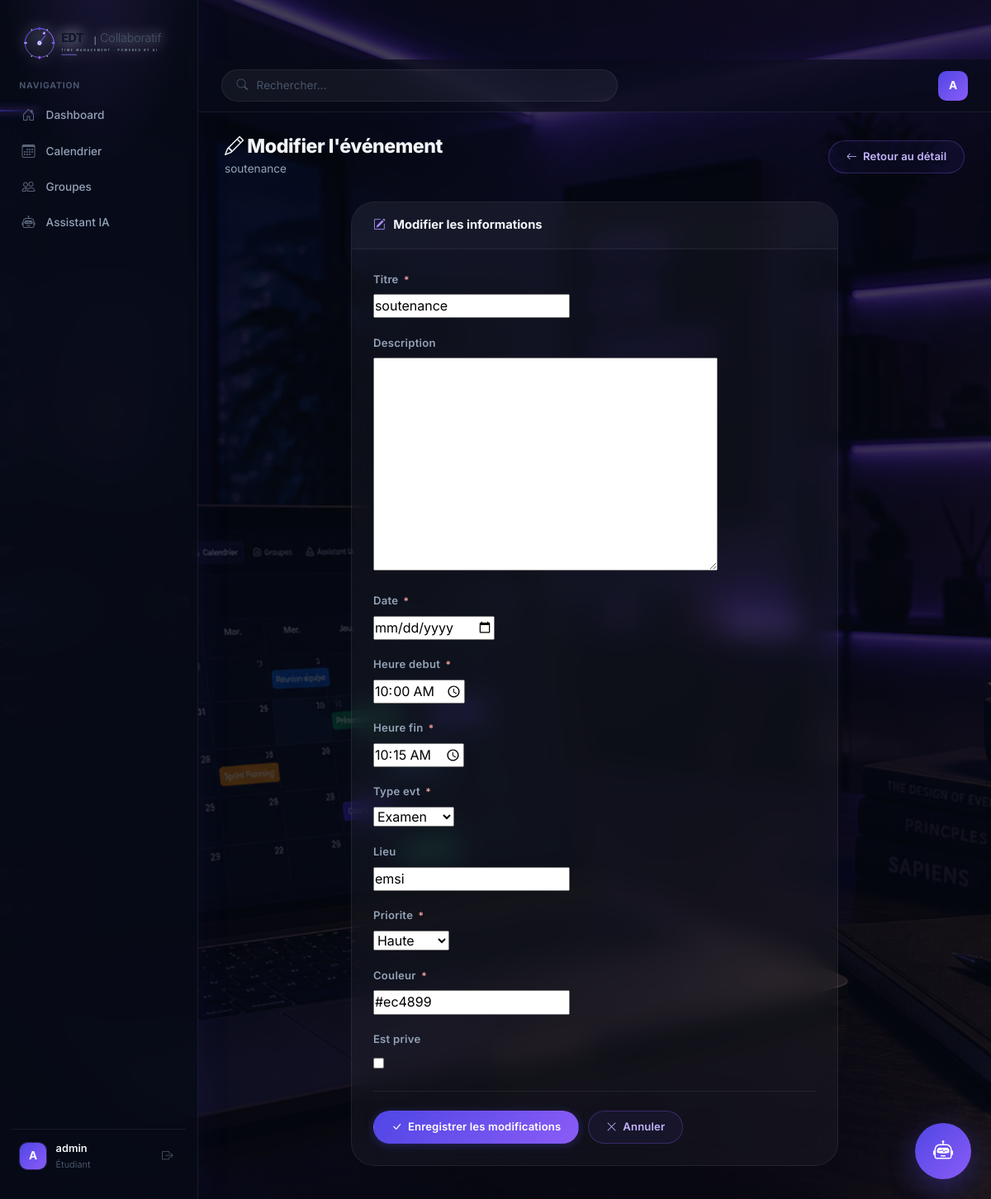
The app's page /events/1/modifier/ (signed in) with its own data.
### events/models.py (models this page shows, shortened)
class Evenement(models.Model):
    PRIORITE_CHOICES = [
        ('HAUTE',   'Haute'),
        ('MOYENNE', 'Moyenne'),
        ('BASSE',   'Basse'),
    ]
    TYPE_CHOICES = [
        ('COURS',     'Cours'),
        ('REUNION',   'Réunion'),
        ('EXAMEN',    'Examen'),
        ('PERSONNEL', 'Personnel'),
        ('AUTRE',     'Autre'),
    ]
    titre        = models.CharField(max_length=200)
    description  = models.TextField(blank=True, default='')
    date         = models.DateField()
    heure_debut  = models.TimeField()
    heure_fin    = models.TimeField()
    type_evt     = models.CharField(max_length=20, choices=TYPE_CHOICES, default='AUTRE')
    lieu         = models.CharField(max_length=200, blank=True, default='')
    priorite     = models.CharField(max_length=10, choices=PRIORITE_CHOICES, default='MOYENNE')
    est_prive    = models.BooleanField(default=False)
    couleur      = models.CharField(max_length=7, default='#3b82f6')
    createur     = models.ForeignKey(User, on_delete=models.CASCADE, related_name='evenements_crees')
    participants = models.ManyToManyField(User, related_name='evenements_participes', blank=True)
    created_at   = models.DateTimeField(auto_now_add=True)
    updated_at   = models.DateTimeField(auto_now=True)
    class Meta:
        ordering     = ['date', 'heure_debut']
        verbose_name = "Événement"

### events/views.py (the view)
# urls.py: path('<int:pk>/modifier/',  views.modifier_evenement,  name='modifier'),
@login_required
def modifier_evenement(request, pk):
    evt = get_object_or_404(Evenement, pk=pk, createur=request.user)
    form = EvenementForm(request.POST or None, instance=evt)
    if form.is_valid():
        form.save()
        messages.success(request, "Événement modifié !")
        return redirect('events:detail', pk=pk)
    return render(request, 'events/modifier.html', {'form': form, 'evt': evt})

### events/forms.py (shortened to what this page needs)
class EvenementForm(forms.ModelForm):
    date        = forms.DateField(widget=forms.DateInput(attrs={'type': 'date'}))
    heure_debut = forms.TimeField(widget=forms.TimeInput(attrs={'type': 'time'}))
    heure_fin   = forms.TimeField(widget=forms.TimeInput(attrs={'type': 'time'}))
    class Meta:
        model  = Evenement
        fields = ['titre', 'description', 'date', 'heure_debut', 'heure_fin',
                  'type_evt', 'lieu', 'priorite', 'couleur', 'est_prive']

### templates/events/modifier.html (shortened to what this page needs)
{% extends 'base.html' %}
{% block content %}
<div class="page-header">
  <div class="page-header-left">
    <h2><i class="bi bi-pencil"></i> Modifier l'événement</h2>
    <p>{{ evt.titre }}</p>
  </div>
  <a href="{% url 'events:detail' evt.pk %}" class="quick-btn">
    <i class="bi bi-arrow-left"></i> Retour au détail
  </a>
</div>
<div class="row justify-content-center">
  <div class="col-lg-8">
    <div class="section-card">
      <div class="section-header">
        <h5><i class="bi bi-pencil-square"></i> Modifier les informations</h5>
      </div>
      <div class="section-body">
        <form method="post">
          {% for field in form %}
            <div class="form-group">
              <label class="form-label" for="{{ field.id_for_label }}">
                {{ field.label }}
                {% if field.field.required %}<span class="required">*</span>{% endif %}
              </label>
              {{ field }}
            </div>
          {% endfor %}
          <div class="btn-footer">
            <button type="submit" class="quick-btn primary">
              <i class="bi bi-check-lg"></i> Enregistrer les modifications
            </button>
            <a href="{% url 'events:detail' evt.pk %}" class="quick-btn">
              <i class="bi bi-x-lg"></i> Annuler
            </a>
          </div>
        </form>
      </div>
    </div>
  </div>
</div>
{% endblock %}

### templates/base.html (shortened to what this page needs)
{% load static %}
<!doctype html>
<html lang="fr">
  <head>
    <link
      href="https://cdn.jsdelivr.net/npm/bootstrap@5.3.0/dist/css/bootstrap.min.css"
      rel="stylesheet"
    />
    <link
      href="https://cdn.jsdelivr.net/npm/bootstrap-icons@1.11.0/font/bootstrap-icons.css"
      rel="stylesheet"
    />
    <link rel="stylesheet" href="{% static 'css/style.css' %}" />
    <link rel="stylesheet" href="{% static 'css/chatbot.css' %}" />
  </head>
  <body>
    <div class="app-layout">
      <aside class="sidebar" id="sidebar">
        <div class="sidebar-logo">
          <img
            src="{% static 'img/logo.svg' %}"
            alt="EDT Collaboratif"
            class="sidebar-logo-icon custom-logo"
          />
        </div>
        <nav class="sidebar-nav">
          <span class="sidebar-nav-label">Navigation</span>
          <ul>
            {% if user.is_authenticated %}
            <li>
              <a
                href="{% url 'dashboard' %}"
                class="sidebar-link {% if request.resolver_match.url_name == 'dashboard' %}active{% endif %}"
              >
                <i class="bi bi-house-door"></i>
                <span>Dashboard</span>
              </a>
            </li>
            <li>
              <a href="{% url 'events:calendrier' %}" class="sidebar-link"
                ><i class="bi bi-calendar3"></i><span>Calendrier</span></a
              >
            </li>
            <li>
              <a href="#" class="sidebar-link"
                ><i class="bi bi-people"></i><span>Groupes</span></a
              >
            </li>
            <li>
              <a
                href="javascript:void(0)"
                onclick="
                  document.getElementById('aiChatBox').classList.toggle('show')
                "
                class="sidebar-link"
              >
                <i class="bi bi-robot"></i>
                <span>Assistant IA</span>
              </a>
            </li>
            {% endif %}
          </ul>
        </nav>
        {% if user.is_authenticated %}
        <div class="sidebar-user">
          <div class="sidebar-user-avatar">
            {% if user.profil.avatar %}
            <img src="{{ user.profil.avatar.url }}" alt="{{ user.username }}" />
            {% else %}
            <div class="avatar-placeholder-sidebar">
              {{ user.username|slice:":1"|upper }}
            </div>
            {% endif %}
          </div>
          <div class="sidebar-user-info">
            <span class="sidebar-user-name"
              >{{ user.first_name|default:user.username }}</span
            >
            <span class="sidebar-user-role">Étudiant</span>
          </div>
          <div class="sidebar-user-actions">
            <a
              href="{% url 'accounts:deconnexion' %}"
              class="sidebar-user-btn text-danger-soft"
              title="Déconnexion"
            >
              <i class="bi bi-box-arrow-right"></i>
            </a>
          </div>
        </div>
        {% endif %}
      </aside>
      <div class="main-area">
        <header class="topbar">
          <div class="topbar-search">
            <i class="bi bi-search"></i>
            <input type="text" placeholder="Rechercher..." />
          </div>
          <div class="topbar-right">
            {% if user.is_authenticated %}
            <div class="dropdown">
              <button
                class="topbar-avatar border-0"
                type="button"
                id="userMenu"
                data-bs-toggle="dropdown"
                aria-expanded="false"
              >
                {% if user.profil.avatar %}
                <img
                  src="{{ user.profil.avatar.url }}"
                  alt="{{ user.username }}"
                />
                {% else %}
                <div class="avatar-placeholder-topbar">
                  {{ user.username|slice:":1"|upper }}
                </div>
                {% endif %}
              </button>
            </div>
            {% endif %}
          </div>
        </header>
        <main class="main-content">{% block content %}{% endblock %}</main>
      </div>
    </div>
    {% if user.is_authenticated %}
    <div class="ai-floating-wrapper">
      <button class="ai-floating-btn" id="aiToggleBtn">
        <i class="bi bi-robot"></i>
      </button>
    </div>
    {% endif %}
  </body>
</html>

### templates/events/modifier.html (style rules this page uses)
.page-header { display: flex; align-items: center; justify-content: space-between; flex-wrap: wrap; gap: 1rem; margin-bottom: 1.75rem; }
.page-header-left h2 { font-size: 1.45rem; font-weight: 800; color: var(--text-primary); margin: 0 0 0.15rem; letter-spacing: -0.02em; }
.page-header-left p { font-size: 0.85rem; color: var(--text-secondary); margin: 0; }
.section-card { background: rgba(255, 255, 255, 0.04); backdrop-filter: blur(16px); -webkit-backdrop-filter: blur(16px); border: 1px solid var(--border); border-radius: var(--r-2xl); overflow: hidden; transition: border-color 0.25s, box-shadow 0.25s; }
.section-header { padding: 1.2rem 1.6rem; border-bottom: 1px solid var(--border); display: flex; align-items: center; justify-content: space-between; background: rgba(255, 255, 255, 0.02); }
.section-header h5 { font-weight: 700; color: var(--text-primary); margin: 0; font-size: 0.92rem; display: flex; align-items: center; gap: 0.6rem; }
.section-header h5 i { color: var(--p3); }
.section-body { padding: 1.6rem; }
.form-group { margin-bottom: 1.2rem; }
.form-label { font-size: 0.82rem; font-weight: 600; color: var(--text-secondary); margin-bottom: 0.45rem; letter-spacing: 0.02em; display: flex; align-items: center; gap: 0.4rem; }
.form-label .required { color: #fca5a5; font-size: 0.75rem; }
.btn-footer { display: flex; gap: 0.7rem; padding-top: 1.4rem; border-top: 1px solid var(--border); margin-top: 0.4rem; }
.quick-btn { display: inline-flex; align-items: center; gap: 7px; padding: 0.55rem 1.3rem; border-radius: 50px; font-size: 0.82rem; font-weight: 600; text-decoration: none; transition: all 0.22s ease; border: 1.5px solid var(--border-accent); color: #c4b5fd; background: rgba(79, 70, 229, 0.08); cursor: pointer; letter-spacing: 0.01em; }
.quick-btn.primary { background: linear-gradient(135deg, var(--p1), var(--p2)); border-color: transparent; color: white; box-shadow: 0 2px 12px rgba(79, 70, 229, 0.32); }

### records on screen
Evenement: titre "soutenance", form "soutenance" "10:00:00" "10:15:00" "Examen" "emsi" "Haute" "#ec4899"

### other values on screen
{{ user.username|slice:":1"|upper }} "A"
{{ user.first_name|default:user.username }} "admin"
{{ field.label }} "Titre" "Description" "Date" "Heure debut" "Heure fin" "Type evt" "Lieu" "Priorite" "Couleur" "Est prive"
